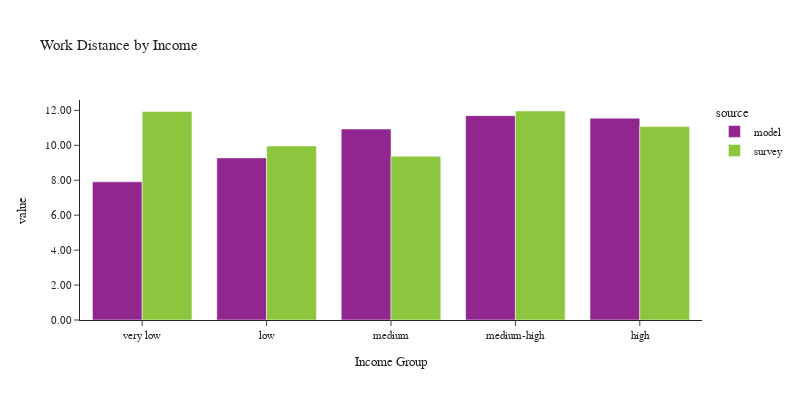

Here is the notebook cell this chart was saved with:
### Code cell
plot_work_location(df_workers, 'hhincome_group', 'Income', 'Income Group')

### Figure 1 — Plotly figure (JSON) as saved in the notebook; plotly's stock layout.template omitted (floating-point values rounded to 4 significant figures)
{"data": [{"alignmentgroup": "True", "customdata": [[80733], [161780], [474622], [657738], [790859]], "hovertemplate": "source=model<br>hhincome_group=%{x}<br>value=%{y}<br>sample count=%{customdata[0]}<extra></extra>", "legendgroup": "model", "marker": {"color": "#91268F", "pattern": {"shape": ""}}, "name": "model", "offsetgroup": "model", "orientation": "v", "showlegend": true, "textposition": "auto", "type": "bar", "x": ["very low", "low", "medium", "medium-high", "high"], "xaxis": "x", "y": [7.908, 9.279, 10.93, 11.7, 11.55], "yaxis": "y"}, {"alignmentgroup": "True", "customdata": [[224], [109], [369], [540], [350]], "hovertemplate": "source=survey<br>hhincome_group=%{x}<br>value=%{y}<br>sample count=%{customdata[0]}<extra></extra>", "legendgroup": "survey", "marker": {"color": "#8CC63E", "pattern": {"shape": ""}}, "name": "survey", "offsetgroup": "survey", "orientation": "v", "showlegend": true, "textposition": "auto", "type": "bar", "x": ["very low", "low", "medium", "medium-high", "high"], "xaxis": "x", "y": [11.93, 9.955, 9.377, 11.96, 11.07], "yaxis": "y"}], "layout": {"barmode": "group", "font": {"size": 11}, "height": 400, "legend": {"title": {"text": "source"}, "tracegroupgap": 0}, "title": {"text": "Work Distance by Income"}, "width": 800, "xaxis": {"anchor": "y", "domain": [0.0, 1.0], "title": {"text": "Income Group"}}, "yaxis": {"anchor": "x", "domain": [0.0, 1.0], "tickformat": ".2f", "title": {"text": "value"}}}}
